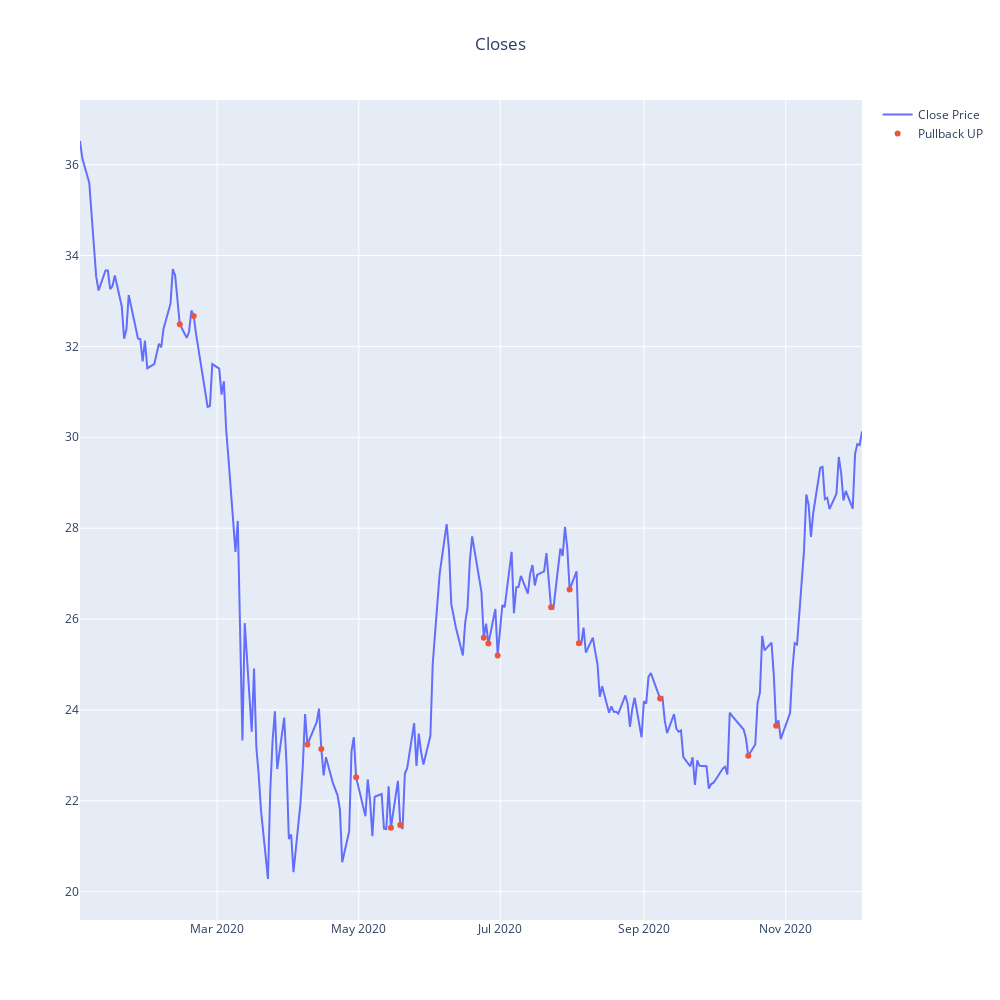

The cell this chart's notebook holds for it:
### Code cell
fig = make_subplots(rows=1, cols=1)

fig.add_trace(go.Scatter(
    x=close.index, y=close, name='Close Price'
), row=1, col=1)

fig.add_trace(go.Scatter(
    x=close_pullback.index, y=close_pullback, name='Pullback UP', mode='markers'
), row=1, col=1)

fig.update_layout(height=1000, width=1000, title_text="Closes", title_x=0.5)
fig.show()

### Figure 1 — Plotly figure (JSON) as saved in the notebook; plotly's stock layout.template omitted (floating-point values rounded to 4 significant figures; data arrays with more than 128 entries replaced by an {"elided": "..."} marker saying what was removed)
{"data": [{"name": "Close Price", "type": "scatter", "x": {"elided": "233 str values"}, "xaxis": "x", "y": {"elided": "233 float values"}, "yaxis": "y"}, {"mode": "markers", "name": "Pullback UP", "type": "scatter", "x": ["2020-02-13T21:00:00", "2020-02-19T21:00:00", "2020-04-08T21:00:00", "2020-04-14T21:00:00", "2020-04-29T21:00:00", "2020-05-14T21:00:00", "2020-05-18T21:00:00", "2020-06-23T21:00:00", "2020-06-25T21:00:00", "2020-06-29T21:00:00", "2020-07-22T21:00:00", "2020-07-30T21:00:00", "2020-08-03T21:00:00", "2020-09-07T21:00:00", "2020-10-15T21:00:00", "2020-10-27T21:00:00"], "xaxis": "x", "y": [32.49, 32.67, 23.24, 23.14, 22.52, 21.41, 21.47, 25.59, 25.46, 25.2, 26.26, 26.65, 25.47, 24.25, 22.99, 23.65], "yaxis": "y"}], "layout": {"height": 1000, "title": {"text": "Closes", "x": 0.5}, "width": 1000, "xaxis": {"anchor": "y", "domain": [0, 1]}, "yaxis": {"anchor": "x", "domain": [0, 1]}}}
